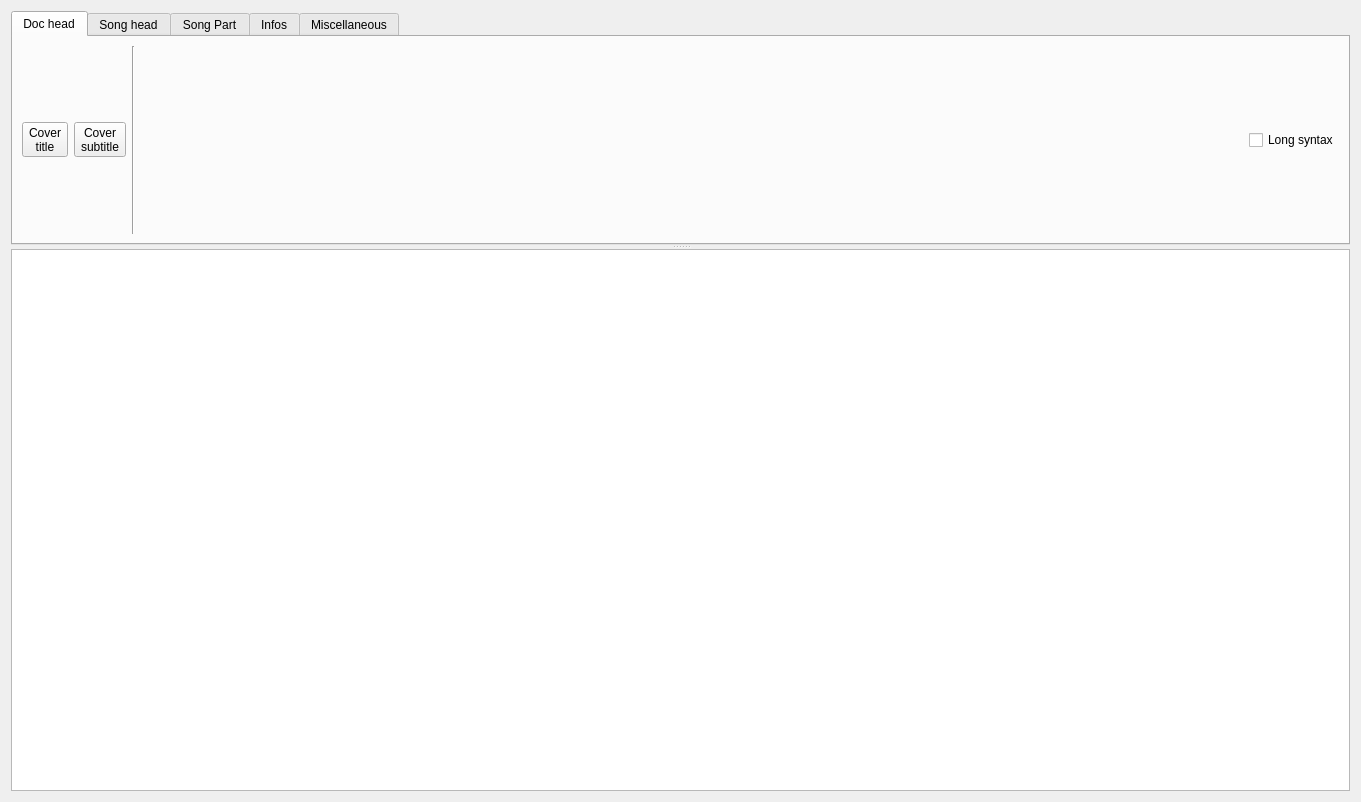
<?xml version="1.0" encoding="UTF-8"?>
<ui version="4.0">
 <class>FormEditor</class>
 <widget class="QWidget" name="FormEditor">
  <property name="geometry">
   <rect>
    <x>0</x>
    <y>0</y>
    <width>1361</width>
    <height>802</height>
   </rect>
  </property>
  <property name="windowTitle">
   <string>Form</string>
  </property>
  <layout class="QHBoxLayout" name="horizontalLayout_8">
   <item>
    <widget class="QSplitter" name="splitter">
     <property name="orientation">
      <enum>Qt::Vertical</enum>
     </property>
     <widget class="QTabWidget" name="tabWidget">
      <property name="maximumSize">
       <size>
        <width>16777215</width>
        <height>16777215</height>
       </size>
      </property>
      <property name="currentIndex">
       <number>0</number>
      </property>
      <widget class="QWidget" name="DocHead">
       <attribute name="title">
        <string>Doc head</string>
       </attribute>
       <layout class="QHBoxLayout" name="horizontalLayout_9">
        <item>
         <layout class="QHBoxLayout" name="horizontalLayout_4">
          <item>
           <widget class="QToolButton" name="toolButtonCT">
            <property name="toolTip">
             <string>Cover Title</string>
            </property>
            <property name="text">
             <string>Cover 
title</string>
            </property>
           </widget>
          </item>
          <item>
           <widget class="QToolButton" name="toolButtonCS">
            <property name="toolTip">
             <string>Cover Subtitle</string>
            </property>
            <property name="text">
             <string>Cover
subtitle</string>
            </property>
           </widget>
          </item>
          <item>
           <widget class="Line" name="line">
            <property name="orientation">
             <enum>Qt::Vertical</enum>
            </property>
           </widget>
          </item>
          <item>
           <spacer name="horizontalSpacer_3">
            <property name="orientation">
             <enum>Qt::Horizontal</enum>
            </property>
            <property name="sizeHint" stdset="0">
             <size>
              <width>40</width>
              <height>20</height>
             </size>
            </property>
           </spacer>
          </item>
          <item>
           <widget class="QCheckBox" name="checkBoxLongShort">
            <property name="maximumSize">
             <size>
              <width>100</width>
              <height>16777215</height>
             </size>
            </property>
            <property name="toolTip">
             <string>Long/Short notation in text</string>
            </property>
            <property name="text">
             <string>Long syntax</string>
            </property>
           </widget>
          </item>
         </layout>
        </item>
       </layout>
      </widget>
      <widget class="QWidget" name="Songhead">
       <attribute name="title">
        <string>Song head</string>
       </attribute>
       <layout class="QHBoxLayout" name="horizontalLayout_3">
        <item>
         <layout class="QHBoxLayout" name="horizontalLayout_2">
          <item>
           <widget class="QToolButton" name="toolButtonT">
            <property name="toolTip">
             <string>Song Title</string>
            </property>
            <property name="text">
             <string>Song 
title</string>
            </property>
           </widget>
          </item>
          <item>
           <widget class="QToolButton" name="toolButtonST">
            <property name="toolTip">
             <string>Song Sub Titile</string>
            </property>
            <property name="text">
             <string>Song
subtitle</string>
            </property>
           </widget>
          </item>
          <item>
           <widget class="Line" name="line_2">
            <property name="orientation">
             <enum>Qt::Vertical</enum>
            </property>
           </widget>
          </item>
          <item>
           <widget class="QToolButton" name="toolButtonTime">
            <property name="toolTip">
             <string>4/4 3/4 ...</string>
            </property>
            <property name="text">
             <string>Time</string>
            </property>
           </widget>
          </item>
          <item>
           <widget class="QToolButton" name="toolButtonTempo">
            <property name="toolTip">
             <string>Beat per minute</string>
            </property>
            <property name="text">
             <string>Tempo</string>
            </property>
           </widget>
          </item>
          <item>
           <widget class="QToolButton" name="toolButtonCol">
            <property name="toolTip">
             <string>Column number for this song</string>
            </property>
            <property name="text">
             <string>Column:</string>
            </property>
           </widget>
          </item>
          <item>
           <widget class="Line" name="line_3">
            <property name="orientation">
             <enum>Qt::Vertical</enum>
            </property>
           </widget>
          </item>
          <item>
           <widget class="QToolButton" name="toolButtonCB">
            <property name="toolTip">
             <string>Column break</string>
            </property>
            <property name="text">
             <string>Column
break</string>
            </property>
           </widget>
          </item>
          <item>
           <spacer name="horizontalSpacer">
            <property name="orientation">
             <enum>Qt::Horizontal</enum>
            </property>
            <property name="sizeHint" stdset="0">
             <size>
              <width>40</width>
              <height>20</height>
             </size>
            </property>
           </spacer>
          </item>
         </layout>
        </item>
       </layout>
      </widget>
      <widget class="QWidget" name="Songpart">
       <attribute name="title">
        <string>Song Part</string>
       </attribute>
       <layout class="QVBoxLayout" name="verticalLayout_2">
        <item>
         <layout class="QHBoxLayout" name="horizontalLayout_5">
          <item>
           <widget class="QToolButton" name="toolButtonSOC">
            <property name="toolTip">
             <string>Start of chorus</string>
            </property>
            <property name="text">
             <string>Start of
chorus</string>
            </property>
           </widget>
          </item>
          <item>
           <widget class="QToolButton" name="toolButtonEOC">
            <property name="toolTip">
             <string>End of chorus</string>
            </property>
            <property name="text">
             <string>End of
chorus</string>
            </property>
           </widget>
          </item>
          <item>
           <widget class="Line" name="line_4">
            <property name="orientation">
             <enum>Qt::Vertical</enum>
            </property>
           </widget>
          </item>
          <item>
           <widget class="QToolButton" name="toolButtonSOR">
            <property name="toolTip">
             <string>Refrain</string>
            </property>
            <property name="text">
             <string>Start of 
refrain</string>
            </property>
           </widget>
          </item>
          <item>
           <widget class="QToolButton" name="toolButtonEOR">
            <property name="toolTip">
             <string>Refrain</string>
            </property>
            <property name="text">
             <string>End of 
refrain</string>
            </property>
           </widget>
          </item>
          <item>
           <widget class="Line" name="line_5">
            <property name="orientation">
             <enum>Qt::Vertical</enum>
            </property>
           </widget>
          </item>
          <item>
           <widget class="QToolButton" name="toolButtonSOV">
            <property name="toolTip">
             <string>Refrain</string>
            </property>
            <property name="text">
             <string>Start of 
verse</string>
            </property>
           </widget>
          </item>
          <item>
           <widget class="QToolButton" name="toolButtonEOV">
            <property name="toolTip">
             <string>Refrain</string>
            </property>
            <property name="text">
             <string>End of 
verse</string>
            </property>
           </widget>
          </item>
          <item>
           <widget class="Line" name="line_6">
            <property name="orientation">
             <enum>Qt::Vertical</enum>
            </property>
           </widget>
          </item>
          <item>
           <widget class="QToolButton" name="toolButtonSOG">
            <property name="toolTip">
             <string>Refrain</string>
            </property>
            <property name="text">
             <string>Start of 
grid</string>
            </property>
           </widget>
          </item>
          <item>
           <widget class="QToolButton" name="toolButtonEOG">
            <property name="toolTip">
             <string>Refrain</string>
            </property>
            <property name="text">
             <string>End of 
grid</string>
            </property>
           </widget>
          </item>
          <item>
           <widget class="Line" name="line_7">
            <property name="orientation">
             <enum>Qt::Vertical</enum>
            </property>
           </widget>
          </item>
          <item>
           <widget class="QToolButton" name="toolButtonPageBreak">
            <property name="text">
             <string>Page
Break</string>
            </property>
           </widget>
          </item>
          <item>
           <spacer name="horizontalSpacer_2">
            <property name="orientation">
             <enum>Qt::Horizontal</enum>
            </property>
            <property name="sizeHint" stdset="0">
             <size>
              <width>40</width>
              <height>20</height>
             </size>
            </property>
           </spacer>
          </item>
         </layout>
        </item>
       </layout>
      </widget>
      <widget class="QWidget" name="Infos">
       <attribute name="title">
        <string>Infos</string>
       </attribute>
       <layout class="QHBoxLayout" name="horizontalLayout_7">
        <item>
         <layout class="QHBoxLayout" name="horizontalLayout">
          <item>
           <widget class="QToolButton" name="toolButtonComposer">
            <property name="text">
             <string>Composer</string>
            </property>
           </widget>
          </item>
          <item>
           <widget class="QToolButton" name="toolButtonLyricist">
            <property name="text">
             <string>Lyricist</string>
            </property>
           </widget>
          </item>
          <item>
           <widget class="QToolButton" name="toolButtonArranger">
            <property name="text">
             <string>Arranger</string>
            </property>
           </widget>
          </item>
          <item>
           <widget class="QToolButton" name="toolButtonArtist">
            <property name="text">
             <string>Artist</string>
            </property>
           </widget>
          </item>
          <item>
           <widget class="QToolButton" name="toolButtonAlbum">
            <property name="text">
             <string>Album</string>
            </property>
           </widget>
          </item>
          <item>
           <widget class="QToolButton" name="toolButtonCopyright">
            <property name="text">
             <string>Copyright</string>
            </property>
           </widget>
          </item>
          <item>
           <widget class="QToolButton" name="toolButtonYear">
            <property name="text">
             <string>Year</string>
            </property>
           </widget>
          </item>
          <item>
           <widget class="QToolButton" name="toolButtonDuration">
            <property name="text">
             <string>Duration</string>
            </property>
           </widget>
          </item>
          <item>
           <widget class="QToolButton" name="toolButtonKey">
            <property name="text">
             <string>Key</string>
            </property>
           </widget>
          </item>
          <item>
           <spacer name="horizontalSpacer_5">
            <property name="orientation">
             <enum>Qt::Horizontal</enum>
            </property>
            <property name="sizeHint" stdset="0">
             <size>
              <width>40</width>
              <height>20</height>
             </size>
            </property>
           </spacer>
          </item>
         </layout>
        </item>
       </layout>
      </widget>
      <widget class="QWidget" name="tab">
       <attribute name="title">
        <string>Miscellaneous</string>
       </attribute>
       <layout class="QVBoxLayout" name="verticalLayout_3">
        <item>
         <layout class="QHBoxLayout" name="horizontalLayout_6">
          <item>
           <widget class="QToolButton" name="toolButtonComment">
            <property name="text">
             <string>Comment
Regular</string>
            </property>
           </widget>
          </item>
          <item>
           <widget class="QToolButton" name="toolButtonCommentItalic">
            <property name="text">
             <string>Comment
Italic</string>
            </property>
           </widget>
          </item>
          <item>
           <widget class="QToolButton" name="toolButtonCommentBox">
            <property name="text">
             <string>Comment
Box</string>
            </property>
           </widget>
          </item>
          <item>
           <spacer name="horizontalSpacer_4">
            <property name="orientation">
             <enum>Qt::Horizontal</enum>
            </property>
            <property name="sizeHint" stdset="0">
             <size>
              <width>40</width>
              <height>20</height>
             </size>
            </property>
           </spacer>
          </item>
         </layout>
        </item>
       </layout>
      </widget>
     </widget>
     <widget class="TextEdit" name="textEdit"/>
    </widget>
   </item>
  </layout>
 </widget>
 <customwidgets>
  <customwidget>
   <class>TextEdit</class>
   <extends>QTextEdit</extends>
   <header>textedit.h</header>
  </customwidget>
 </customwidgets>
 <resources/>
 <connections/>
</ui>
